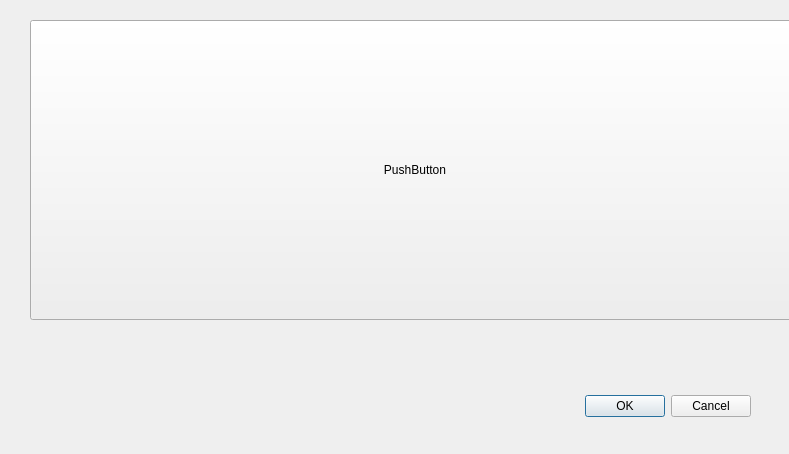
<?xml version="1.0" encoding="UTF-8"?>
<ui version="4.0">
 <class>showchart</class>
 <widget class="QDialog" name="showchart">
  <property name="geometry">
   <rect>
    <x>0</x>
    <y>0</y>
    <width>789</width>
    <height>454</height>
   </rect>
  </property>
  <property name="windowTitle">
   <string>Dialog</string>
  </property>
  <widget class="QDialogButtonBox" name="buttonBox">
   <property name="geometry">
    <rect>
     <x>410</x>
     <y>390</y>
     <width>341</width>
     <height>32</height>
    </rect>
   </property>
   <property name="orientation">
    <enum>Qt::Horizontal</enum>
   </property>
   <property name="standardButtons">
    <set>QDialogButtonBox::Cancel|QDialogButtonBox::Ok</set>
   </property>
  </widget>
  <widget class="QPushButton" name="table">
   <property name="geometry">
    <rect>
     <x>30</x>
     <y>20</y>
     <width>770</width>
     <height>300</height>
    </rect>
   </property>
   <property name="text">
    <string>PushButton</string>
   </property>
  </widget>
 </widget>
 <resources/>
 <connections>
  <connection>
   <sender>buttonBox</sender>
   <signal>accepted()</signal>
   <receiver>showchart</receiver>
   <slot>accept()</slot>
   <hints>
    <hint type="sourcelabel">
     <x>248</x>
     <y>254</y>
    </hint>
    <hint type="destinationlabel">
     <x>157</x>
     <y>274</y>
    </hint>
   </hints>
  </connection>
  <connection>
   <sender>buttonBox</sender>
   <signal>rejected()</signal>
   <receiver>showchart</receiver>
   <slot>reject()</slot>
   <hints>
    <hint type="sourcelabel">
     <x>316</x>
     <y>260</y>
    </hint>
    <hint type="destinationlabel">
     <x>286</x>
     <y>274</y>
    </hint>
   </hints>
  </connection>
 </connections>
</ui>
